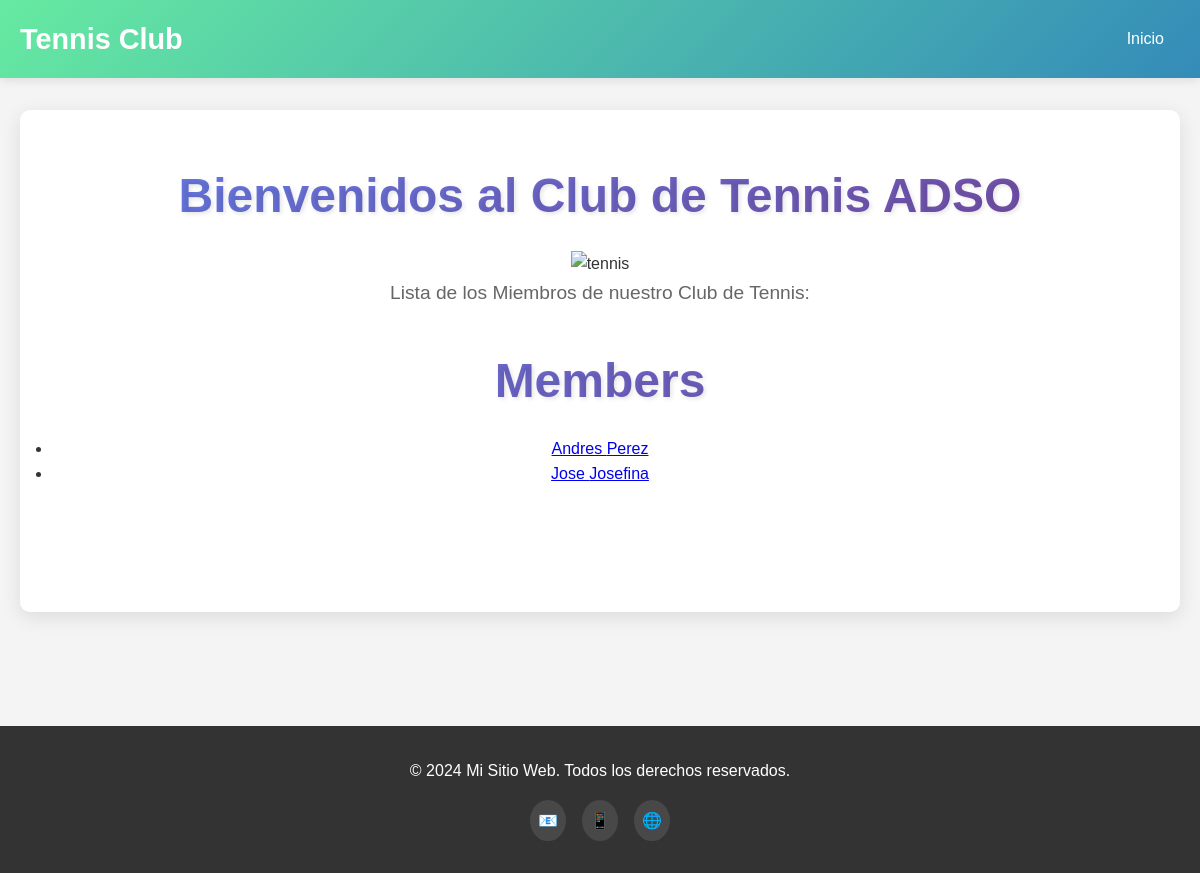
/members/, run on an earlier commit of the app's database.
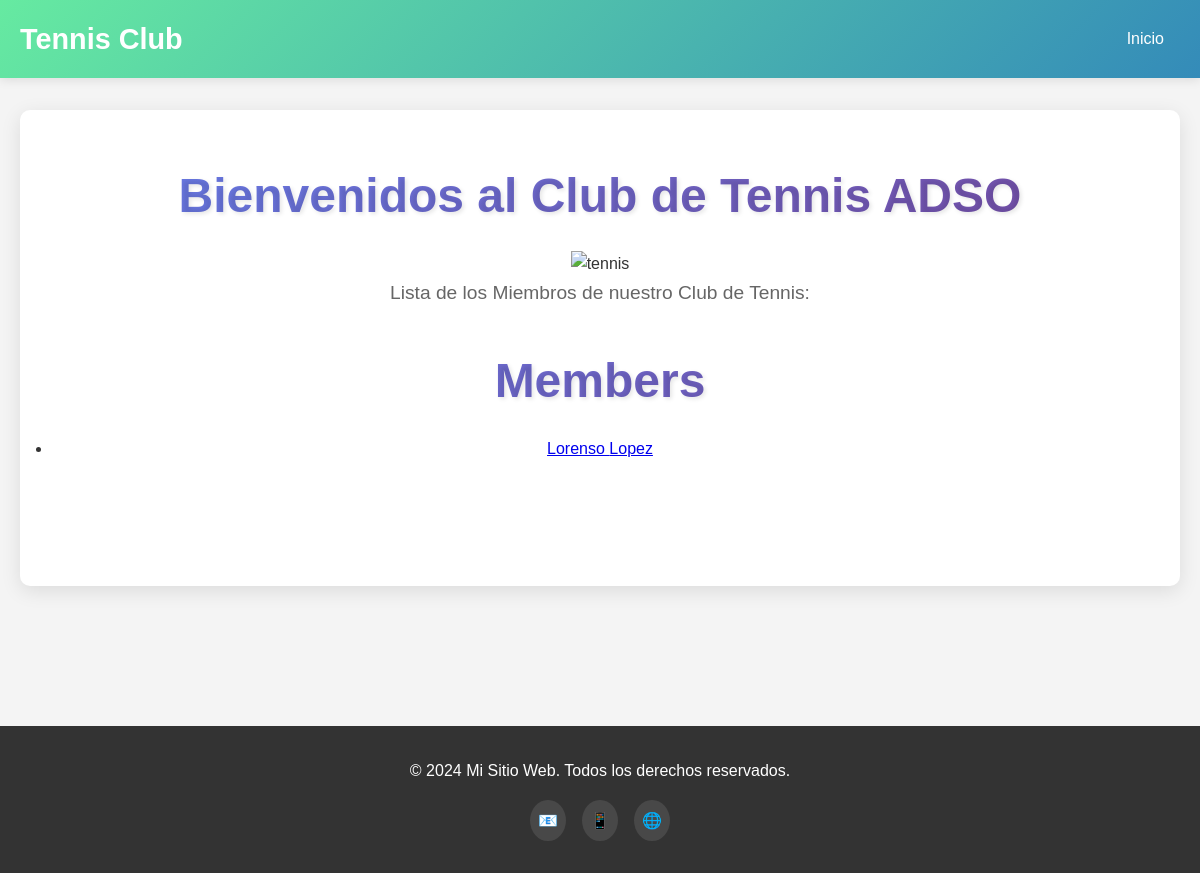
And on a later commit of the database.
### members/models.py (models this page shows, shortened)
class Member(models.Model):
    firstname = models.CharField(max_length=255)
    lastname = models.CharField(max_length=255)
    phone = models.IntegerField(null = True)
    joined_date = models.DateField(null=True)
    email = models.EmailField(null=True)
    address = models.CharField(null=True)

### members/views.py (the view)
# urls.py: path('members/', views.members, name='members'),
def members(request):
  mymembers = Member.objects.all().values()
  template = loader.get_template('all_members.html')
  context = {
    'mymembers': mymembers,
  }
  return HttpResponse(template.render(context, request))

### members/templates/all_members.html (shortened to what this page needs)
{% extends "master.html" %}
{% block content %}
  <h1>Members</h1>
  <ul>
    {% for x in mymembers %}
      <li><a href="details/{{ x.id }}">{{ x.firstname }} {{ x.lastname }}</a></li>
    {% endfor %}
  </ul>
{% endblock %}

### members/templates/master.html (shortened to what this page needs)
<!DOCTYPE html>
<html lang="es">
<head>
</head>
<body>
    <header>
        <div class="header-content">
            <a href="#" class="logo">Tennis Club</a>
            <nav>
                <ul>
                    <li><a href="#inicio">Inicio</a></li>
                </ul>
            </nav>
        </div>
    </header>
    <main>
        <section class="hero" id="inicio">
            <h1>Bienvenidos al Club de Tennis ADSO</h1>
            <img src="https://img.freepik.com/fotos-premium/juego-tenis-pelotas-tenis-raquetas-fondo_488220-3598.jpg?semt=ais_hybrid&w=740&q=80" alt="tennis" width="500">
            <p>Lista de los Miembros de nuestro Club de Tennis:</p>
                {% block content %}
                {% endblock %}
        </section>
    </main>
    <footer>
        <div class="footer-content">
            <p>&copy; 2024 Mi Sitio Web. Todos los derechos reservados.</p>
            <div class="social-links">
                <a href="#">📧</a>
                <a href="#">📱</a>
                <a href="#">🌐</a>
            </div>
        </div>
    </footer>
</body>
</html>

### members/templates/master.html (style rules this page uses)
* { margin: 0; padding: 0; box-sizing: border-box; }
body { font-family: 'Arial', sans-serif; line-height: 1.6; color: #333; background-color: #f4f4f4; }
header { background: linear-gradient(135deg, #66eaa1ff 0%, #348bb9ff 100%); color: white; padding: 1rem 0; position: sticky; top: 0; z-index: 100; box-shadow: 0 2px 10px rgba(0,0,0,0.1); }
.header-content { max-width: 1200px; margin: 0 auto; padding: 0 20px; display: flex; justify-content: space-between; align-items: center; }
.logo { font-size: 1.8rem; font-weight: bold; text-decoration: none; color: white; transition: transform 0.3s ease; }
nav ul { list-style: none; display: flex; gap: 2rem; }
nav a { color: white; text-decoration: none; padding: 0.5rem 1rem; border-radius: 5px; transition: background-color 0.3s ease; }
main { max-width: 1200px; margin: 0 auto; padding: 2rem 20px; min-height: calc(100vh - 200px); }
.hero { text-align: center; background: white; padding: 3rem 2rem; border-radius: 10px; box-shadow: 0 5px 20px rgba(0,0,0,0.1); margin-bottom: 2rem; }
.hero h1 { font-size: 3rem; margin-bottom: 1rem; background: linear-gradient(135deg, #667eea 0%, #764ba2 100%); -webkit-background-clip: text; -webkit-text-fill-color: transparent; background-clip: text; text-shadow: 2px 2px 4px rgba(0,0,0,0.1); }
.hero p { font-size: 1.2rem; color: #666; margin-bottom: 2rem; line-height: 1.8; }
footer { background: #333; color: white; text-align: center; padding: 2rem 0; margin-top: 3rem; }
.footer-content { max-width: 1200px; margin: 0 auto; padding: 0 20px; }
.footer-content p { margin-bottom: 1rem; }
.social-links { display: flex; justify-content: center; gap: 1rem; margin-top: 1rem; }
.social-links a { color: white; text-decoration: none; padding: 0.5rem; border-radius: 50%; background: rgba(255, 255, 255, 0.1); transition: background-color 0.3s ease; }

What changed in the data, as far as the page shows it:
removed Member: firstname "Andres", lastname "Perez"
removed Member: firstname "Jose", lastname "Josefina"
added Member: firstname "Lorenso", lastname "Lopez"
